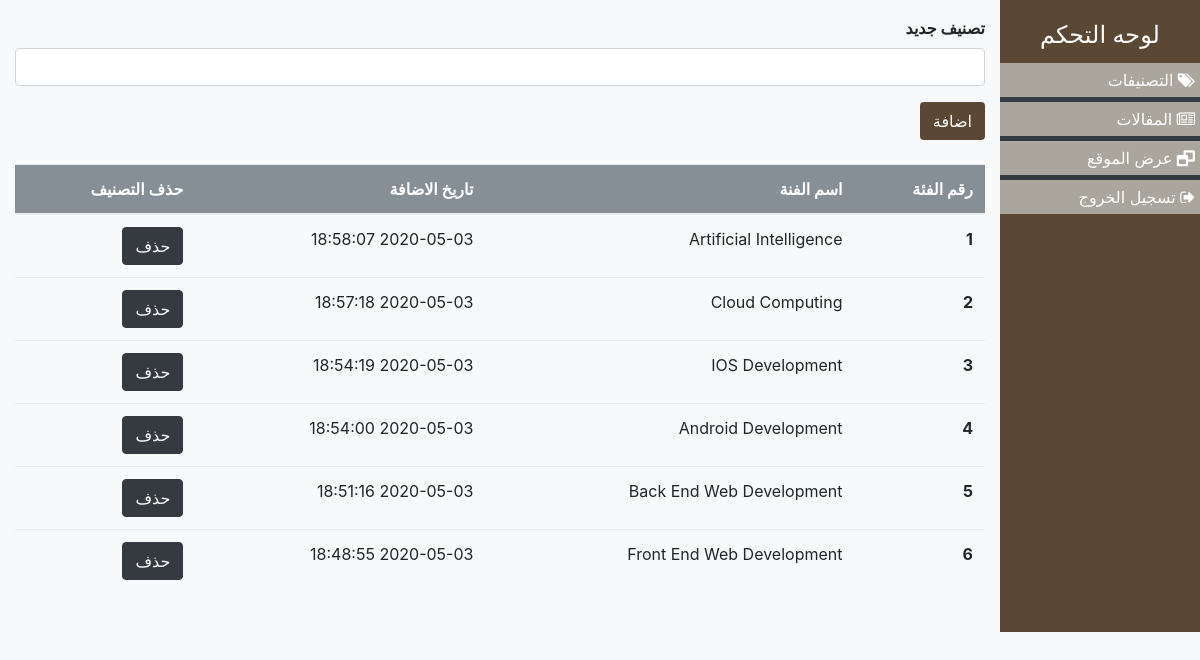
Screenshot of /categories.php (signed in) with the database file from the repository.
### tables this page shows
CREATE TABLE `cat_table` (
  `id` int(11) NOT NULL,
  `categoryName` varchar(200) NOT NULL,
  `categoryDate` datetime NOT NULL DEFAULT current_timestamp()
);

### categories.php (the view, shortened to what this page needs)
<?php
include('connection.php');
include('header.php');
if(! isset($_SESSION['id'])){
    echo "<div class='alert alert-danger m-auto text-center'>  غير مسموح لك بفتح هذه الصفحه </div>";
    header('REFRESH:3;URL= login.php');
}else{
?>
    <div class="content p-0 m-0">
        <div class="container-fluid">
            <div class="row">
                <div class=" col-md-2 py-3" id="side-area">
                    <h4>لوحه التحكم</h4>
                    <ul class="bg-dark p-0 w-100">
                        <li>
                            <a href="categories.php">
                                <span> <i class="fa fa-tags"></i> </span>
                                <span> التصنيفات </span>
                            </a>
                        </li>
                        <li data-toggle="collapse" data-target="#menu">
                            <a href="#">
                                <span> <i class="fa fa-newspaper-o" aria-hidden="true"></i> </span>
                                <span> المقالات </span>
                            </a>
                        </li>
                        <li>
                            <a href="index.php">
                                <span> <i class="fa fa-window-restore" aria-hidden="true"></i> </span>
                                <span> عرض الموقع </span>
                            </a>
                        </li>
                        <li>
                            <a href="logout.php">
                                <span> <i class="fa fa-sign-out"></i> </span>
                                <span> تسجيل الخروج </span>
                            </a>
                        </li>
                    </ul>
                </div>
                <div class="col-md-10 py-3" id="main-area">
                        <div class="add-category">
                            <form action="<?php $_SERVER['PHP_SELF'] ?>" method="POST">
                                <div class="form-group">
                                    <label class="font-weight-bold" for="">تصنيف جديد</label>
                                    <input type="text" name="category" class="form-control">
                                </div>
                                <button class="btn btns" name="add">اضافة</button>
                            </form>
                        </div>
                        <div class="display-category my-4">
                            <table class="table">
                                <thead class="bg-secondary text-white">
                                    <tr>
                                    <th scope="col">  رقم الفئة  </th>
                                    <th scope="col">  اسم الفنة  </th>
                                    <th scope="col">  تاريخ الاضافة  </th>
                                    <th scope="col">  حذف التصنيف  </th>
                                    </tr>
                                    <?php
                                    $sql2 = "select * from cat_table order by id desc";
                                    $res2 = mysqli_query($conn,$sql2);
                                    ?>
                                </thead>
                                <tbody>
                                    <?php
                                        $number =0;
                                        while($row = mysqli_fetch_assoc($res2)){
                                            $number ++;
                                            ?>
                                            <tr>
                                            <th scope="row"> <?php echo $number ?>   </th>
                                            <td>  <?php echo $row['categoryName'] ?>  </td>
                                            <td>  <?php echo $row['categoryDate'] ?>  </td>
                                            <td >  <a class="btn btn-dark text-white  m-auto hhh" name="sss"  href="categories.php?id=<?php echo $row['id'] ?>"> حذف  </a>  </td>
                                            </tr>
                                        <?php }
                                    ?>
                                </tbody>
                            </table>
                        </div>
                </div>
            </div>
        </div>
    </div>
<?php
}
include('footer.php');
?>

### css/dashboard.css (style rules this page uses)
:root { --fcolor: #5b4834; --scolor: #aaa69d; }
#side-area { background-color: var(--fcolor); padding: 0; margin: 0; }
#side-area h4 { color: #fff; text-align: center; padding: 5px 0; }
#side-area a { text-decoration: none; }
.content #side-area ul li { width: 100%; list-style: none; background-color: var(--scolor); margin-bottom: 5px; padding: 5px; }
.content #side-area ul li a { color: #fff; width: 100%; padding: 0; margin: 0; }
.btns { color: #fff; background-color: var(--fcolor) ; }

### rows the page displays
cat_table: categoryName "Artificial Intelligence", categoryDate "2020-05-03 18:58:07"
cat_table: categoryName "Cloud Computing", categoryDate "2020-05-03 18:57:18"
cat_table: categoryName "IOS Development", categoryDate "2020-05-03 18:54:19"
cat_table: categoryName "Android Development", categoryDate "2020-05-03 18:54:00"
cat_table: categoryName "Back End Web Development", categoryDate "2020-05-03 18:51:16"
cat_table: categoryName "Front End Web Development", categoryDate "2020-05-03 18:48:55"
